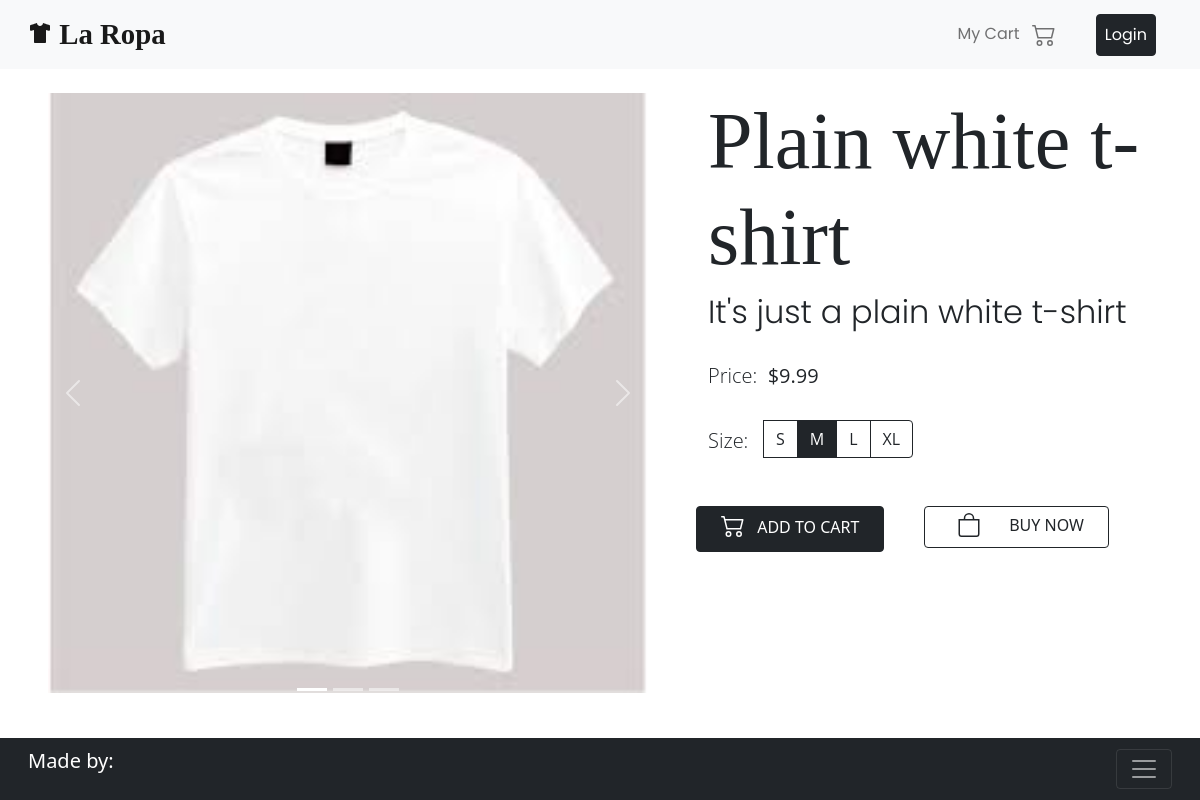
/product/1/, run on the app's committed database.
### ecomm/models.py (models this page shows, shortened)
class Product(models.Model):
    title = models.CharField(max_length=120)
    desc = models.CharField(max_length=500)
    price = models.FloatField(default=0.00)
    size = models.CharField(choices=SIZE, max_length=2)
    category = models.CharField(choices=CATEGORIES, max_length=2)
    img1 = models.ImageField(upload_to='ecomm/images', default='')
    img2 = models.ImageField(upload_to='ecomm/images', default='')
    img3 = models.ImageField(upload_to='ecomm/images', default='')

### ecomm/views.py (the view)
# urls.py: path('product/<int:id>/', views.productView, name="product"),
def productView(request, id):
    prod = Product.objects.get(id = id)
    context = {
        'prod': prod,
    }
    return render(request, 'ecomm/product.html', context)

### ecomm/templates/ecomm/product.html (shortened to what this page needs)
{% extends 'base.html' %}
{% block content %}
    {% include 'nav.html' %}
    <div class="container-fluid row mb-5">
        <div class="container-fluid col-xl-7">
            <div id="carouselExampleIndicators" class="carousel slide p-md-4" data-bs-ride="carousel">
                <div class="carousel-indicators">
                    <button type="button" data-bs-target="#carouselExampleIndicators" data-bs-slide-to="0"
                        class="active" aria-current="true" aria-label="Slide 1"></button>
                    <button type="button" data-bs-target="#carouselExampleIndicators" data-bs-slide-to="1"
                        aria-label="Slide 2"></button>
                    <button type="button" data-bs-target="#carouselExampleIndicators" data-bs-slide-to="2"
                        aria-label="Slide 3"></button>
                </div>
                <div class="carousel-inner">
                    <div class="carousel-item active">
                        <img src="{{ prod.img1.url }}"
                            class="d-block w-100" alt="...">
                    </div>
                </div>
                <button class="carousel-control-prev" type="button" data-bs-target="#carouselExampleIndicators"
                    data-bs-slide="prev">
                    <span class="carousel-control-prev-icon" aria-hidden="true"></span>
                </button>
                <button class="carousel-control-next" type="button" data-bs-target="#carouselExampleIndicators"
                    data-bs-slide="next">
                    <span class="carousel-control-next-icon" aria-hidden="true"></span>
                </button>
            </div>
        </div>
        <div class="container-fluid col-xl-5 p-md-4">
            <h1 class="display-1">{{ prod.title }}</h1>
            <h2>{{ prod.desc }}</h2>
            <br>
            <h3 class="lead">Price:&nbsp;&nbsp;<strong>${{ prod.price }}</strong></h3>
            <br>
            <h3 class="lead">
                Size:&nbsp;&nbsp;
                <div class="btn-group" role="group" aria-label="Select your size:">
                    <label class="btn btn-outline-dark" for="small">S</label>
                    <label class="btn btn-outline-dark" for="medium">M</label>
                    <label class="btn btn-outline-dark" for="large">L</label>
                    <label class="btn btn-outline-dark" for="xtra-large">XL</label>
                  </div>
            </h3>
            <br>
            <div class="row">
                <div class="col-sm-6 p-0 my-2">
                    <button class="btn btn-dark px-4">
                        ADD TO CART
                    </button>
                </div>
                <div class="col-sm-6 p-0 my-2">
                    <button class="btn btn-outline-dark px-4">
                        BUY NOW
                    </button>
                </div>
            </div>
        </div>
    </div>
{% endblock content %}

### ecomm/templates/ecomm/product.html (style rules this page uses)
h1 { font-family: 'Cormorant Garamond', serif; }
h2 { font-family: 'Poppins', sans-serif; font-weight: 300; font-size: 2rem; }
h3 { font-family: 'Open Sans', sans-serif; }

### data on the page
Product: img1 (picture), title "Plain white t-shirt", desc "It's just a plain white t-shirt", price "9.99"
